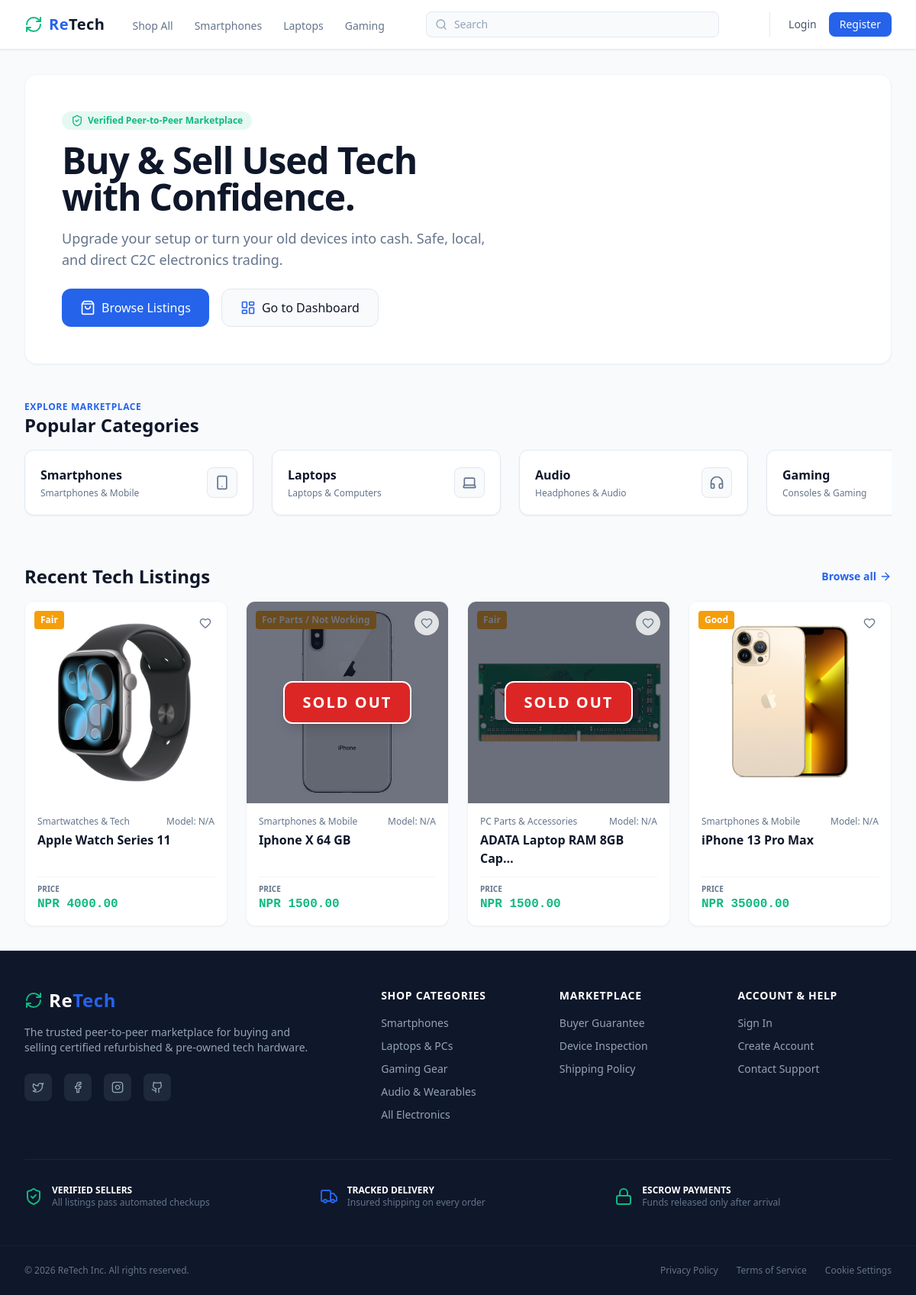
The page / on the database its author committed.
### rt_app/models.py (models this page shows, shortened)
class Product(models.Model):
    class Condition(models.TextChoices):
        LIKE_NEW = 'like_new', 'Like New'
        EXCELLENT = 'excellent', 'Excellent'
        GOOD = 'good', 'Good'
        FAIR = 'fair', 'Fair'
        FOR_PARTS = 'for_parts', 'For Parts / Not Working'
    class Category(models.TextChoices):
        SMARTPHONES = 'smartphones', 'Smartphones & Mobile'
        LAPTOPS = 'laptops', 'Laptops & Computers'
        AUDIO = 'audio', 'Headphones & Audio'
        GAMING = 'gaming', 'Consoles & Gaming'
        COMPONENTS = 'components', 'PC Parts & Accessories'
        WEARABLES = 'wearables', 'Smartwatches & Tech'
    seller = models.ForeignKey(User, on_delete=models.CASCADE, related_name='listings')
    category = models.CharField(max_length=30, choices=Category.choices, default=Category.SMARTPHONES)
    title = models.CharField(max_length=255)
    brand = models.CharField(max_length=100)
    model_name = models.CharField(max_length=100, blank=True)
    description = models.TextField()
    price = models.DecimalField(max_digits=10, decimal_places=2)
    condition = models.CharField(max_length=20, choices=Condition.choices, default=Condition.GOOD)
    battery_health = models.PositiveIntegerField(blank=True, null=True)
    has_original_box = models.BooleanField(default=False)
    has_bill_or_warranty = models.BooleanField(default=False)
    product_image = models.ImageField(upload_to='images/products/')
    is_sold = models.BooleanField(default=False)
    is_active = models.BooleanField(default=True)
    created_at = models.DateTimeField(auto_now_add=True)
    updated_at = models.DateTimeField(auto_now=True)

### rt_app/views/main_view.py (the view)
# urls.py: path('', home_view, name='home'),
def home_view(request):
    products = Product.objects.filter(is_active=True).order_by('-created_at')[:4]
    for product in products:
        product.is_in_wishlist = False
        if request.user.is_authenticated:
            product.is_in_wishlist = product.wishlist_set.filter(user=request.user).exists()
    return render(request, 'main/home_page.html', {'products': products})

### rt_app/templates/main/home_page.html (shortened to what this page needs)
<html>
<head>
    {% load static %}
    <link href="{% static 'css/styles.css' %}" rel="stylesheet" />
</head>
<body class="bg-[#F8FAFC] text-[#0F172A] antialiased min-h-screen">
    {% include 'components/_navbar.html' %}
    <main class="max-w-7xl mx-auto px-4 sm:px-6 lg:px-8 py-8 space-y-12">
        <section class="bg-white rounded-2xl p-8 sm:p-12 shadow-sm border border-slate-100 flex flex-col md:flex-row items-center justify-between gap-8">
            <div class="space-y-4 max-w-xl">
                <span class="inline-flex items-center gap-1.5 px-3 py-1 rounded-full text-xs font-semibold bg-[#10B981]/10 text-[#10B981]">
                    <i data-lucide="shield-check" class="w-4 h-4"></i> Verified Peer-to-Peer Marketplace
                </span>
                <h1 class="text-4xl sm:text-5xl font-extrabold tracking-tight text-[#0F172A] leading-tight">
                    Buy & Sell Used Tech with Confidence.
                </h1>
                <p class="text-[#64748B] text-base sm:text-lg">
                    Upgrade your setup or turn your old devices into cash. Safe, local, and direct C2C electronics trading.
                </p>
                <div class="flex flex-wrap gap-4 pt-2">
                    <a href="/products/" class="inline-flex items-center gap-2 px-6 py-3 bg-[#2563EB] hover:bg-blue-700 text-white font-medium rounded-xl shadow-sm transition-colors">
                        <i data-lucide="shopping-bag" class="w-5 h-5"></i> Browse Listings
                    </a>
                    <a href="/dashboard/" class="inline-flex items-center gap-2 px-6 py-3 bg-[#F8FAFC] hover:bg-slate-100 text-[#0F172A] font-medium rounded-xl border border-slate-200 transition-colors">
                        <i data-lucide="layout-dashboard" class="w-5 h-5 text-[#2563EB]"></i> Go to Dashboard
                    </a>
                </div>
            </div>
        </section>
        <section class="space-y-4">
            <div class="flex justify-between items-end">
                <div>
                    <h2 class="text-xs font-bold uppercase tracking-wider text-[#2563EB]">Explore Marketplace</h2>
                    <p class="text-2xl font-bold text-[#0F172A]">Popular Categories</p>
                </div>
            </div>
            <div class="flex overflow-x-auto gap-6 pb-4 snap-x snap-mandatory custom-scrollbar">
                <a href="/products/?category=smartphones" class="group min-w-[260px] sm:min-w-[300px] snap-start bg-white border border-slate-200 p-5 rounded-xl shadow-sm hover:border-[#2563EB] transition-all flex items-center justify-between">
                    <div class="space-y-1">
                        <h3 class="font-bold text-slate-900 group-hover:text-[#2563EB] transition-colors">Smartphones</h3>
                        <p class="text-xs text-slate-500">Smartphones & Mobile</p>
                    </div>
                    <div class="w-10 h-10 bg-slate-50 rounded-lg flex items-center justify-center border border-slate-200 group-hover:bg-blue-50 group-hover:border-[#2563EB] transition-colors shrink-0 ml-4">
                        <i data-lucide="smartphone" class="w-5 h-5 text-slate-500 group-hover:text-[#2563EB] transition-colors"></i>
                    </div>
                </a>
                <a href="/products/?category=laptops" class="group min-w-[260px] sm:min-w-[300px] snap-start bg-white border border-slate-200 p-5 rounded-xl shadow-sm hover:border-[#2563EB] transition-all flex items-center justify-between">
                    <div class="space-y-1">
                        <h3 class="font-bold text-slate-900 group-hover:text-[#2563EB] transition-colors">Laptops</h3>
                        <p class="text-xs text-slate-500">Laptops & Computers</p>
                    </div>
                    <div class="w-10 h-10 bg-slate-50 rounded-lg flex items-center justify-center border border-slate-200 group-hover:bg-blue-50 group-hover:border-[#2563EB] transition-colors shrink-0 ml-4">
                        <i data-lucide="laptop" class="w-5 h-5 text-slate-500 group-hover:text-[#2563EB] transition-colors"></i>
                    </div>
                </a>
                <a href="/products/?category=audio" class="group min-w-[260px] sm:min-w-[300px] snap-start bg-white border border-slate-200 p-5 rounded-xl shadow-sm hover:border-[#2563EB] transition-all flex items-center justify-between">
                    <div class="space-y-1">
                        <h3 class="font-bold text-slate-900 group-hover:text-[#2563EB] transition-colors">Audio</h3>
                        <p class="text-xs text-slate-500">Headphones & Audio</p>
                    </div>
                    <div class="w-10 h-10 bg-slate-50 rounded-lg flex items-center justify-center border border-slate-200 group-hover:bg-blue-50 group-hover:border-[#2563EB] transition-colors shrink-0 ml-4">
                        <i data-lucide="headphones" class="w-5 h-5 text-slate-500 group-hover:text-[#2563EB] transition-colors"></i>
                    </div>
                </a>
                <a href="/products/?category=gaming" class="group min-w-[260px] sm:min-w-[300px] snap-start bg-white border border-slate-200 p-5 rounded-xl shadow-sm hover:border-[#2563EB] transition-all flex items-center justify-between">
                    <div class="space-y-1">
                        <h3 class="font-bold text-slate-900 group-hover:text-[#2563EB] transition-colors">Gaming</h3>
                        <p class="text-xs text-slate-500">Consoles & Gaming</p>
                    </div>
                </a>
            </div>
        </section>
        <section class="space-y-4">
            <div class="flex justify-between items-center">
                <h2 class="text-2xl font-bold text-[#0F172A]">Recent Tech Listings</h2>
                <a href="/products/" class="text-sm font-semibold text-[#2563EB] hover:underline flex items-center gap-1">
                    Browse all <i data-lucide="arrow-right" class="w-4 h-4"></i>
                </a>
            </div>
            <div class="grid grid-cols-1 sm:grid-cols-2 lg:grid-cols-4 gap-6">
                {% for product in products %}
                <div class="bg-white rounded-xl border border-slate-100 shadow-sm overflow-hidden hover:shadow-md transition-shadow group flex flex-col relative">
                    <a href="/wishlist/toggle/{{ product.id }}" class="absolute top-3 right-3 z-20 p-2 bg-white/80 backdrop-blur rounded-full text-[#64748B] hover:text-red-500 transition-colors shadow-xs">
                        {% if product.is_in_wishlist %}
                            <i data-lucide="heart" class="w-4 h-4 text-red-500 fill-red-500"></i>
                        {% else %}
                            <i data-lucide="heart" class="w-4 h-4"></i>
                        {% endif %}
                    </a>
                    <a href="/products/{{ product.id }}" class="flex flex-col flex-1">
                        <div class="relative bg-slate-100 aspect-square w-full flex items-center justify-center overflow-hidden">
                            <span class="absolute top-3 left-3 z-10 bg-[#F59E0B] text-white text-xs font-bold px-2 py-1 rounded shadow-xs">
                                {{ product.get_condition_display }}
                            </span>
                            {% if product.product_image %}
                                <img src="{{ product.product_image.url }}" alt="{{ product.title }}" class="w-full h-full object-cover group-hover:scale-105 transition-transform duration-300">
                            {% else %}
                                <i data-lucide="package" class="w-12 h-12 text-slate-400"></i>
                            {% endif %}
                            {% if product.is_sold %}
                                <div class="absolute inset-0 bg-slate-900/60 backdrop-blur-xs flex items-center justify-center z-10">
                                    <span class="bg-red-600 text-white font-extrabold text-xl uppercase tracking-widest px-6 py-3 rounded-xl shadow-lg border-2 border-white">
                                        Sold Out
                                    </span>
                                </div>
                            {% endif %}
                        </div>
                        <div class="p-4 flex-1 flex flex-col justify-between space-y-3">
                            <div>
                                <div class="flex items-center justify-between text-xs text-[#64748B] mb-1">
                                    <span>{{ product.get_category_display }}</span>
                                    <span>Model: {{ product.model_name|default:"N/A" }}</span>
                                </div>
                                <h3 class="font-bold text-[#0F172A] group-hover:text-[#2563EB] transition-colors line-clamp-1">
                                    {{ product.title|truncatechars:25 }}
                                </h3>
                            </div>
                            <div class="pt-2 border-t border-slate-100 flex items-center justify-between gap-2">
                                <div>
                                    <p class="text-[10px] uppercase font-bold text-[#64748B]">Price</p>
                                    <p class="text-base font-extrabold text-[#10B981] font-mono">NPR {{ product.price|floatformat:2 }}</p>
                                </div>
                            </div>
                        </div>
                    </a>
                </div>
                {% endfor %}
            </div>
        </section>
    </main>
    {% include 'components/_footer.html' %}
</body>
</html>

### rows shown on the page
Product: condition "Fair", product_image (picture), category "Smartwatches & Tech", model_name "N/A", title "Apple Watch Series 11", price "4000.00"
Product: condition "For Parts / Not Working", is_sold "SOLD OUT", category "Smartphones & Mobile", model_name "N/A", title "Iphone X 64 GB", price "1500.00"
Product: condition "Fair", is_sold "SOLD OUT", category "PC Parts & Accessories", model_name "N/A", title "ADATA Laptop RAM 8GB Cap…", price "1500.00"
Product: condition "Good", product_image (picture), category "Smartphones & Mobile", model_name "N/A", title "iPhone 13 Pro Max", price "35000.00"
